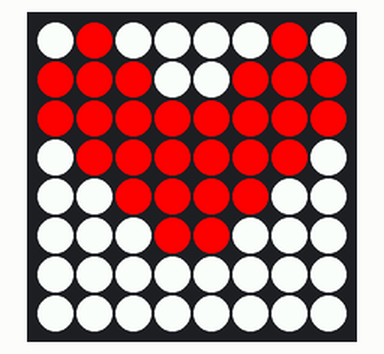
Bench run of a program on a simulated Raspberry Pi (BCM pin numbers) with a Sense HAT. On the bench: the Sense HAT's 8×8 RGB LED matrix. Random numbers come from a fixed seed.

Above: at 0.1 s.
At 14.1 s:
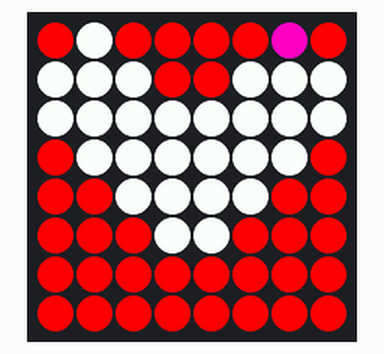
At 24.2 s:
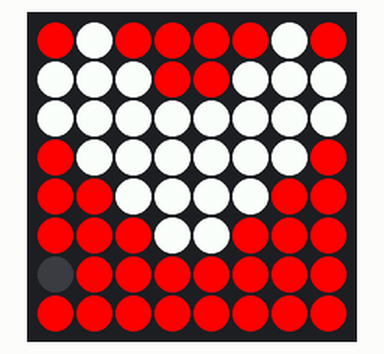
At 29.2 s:
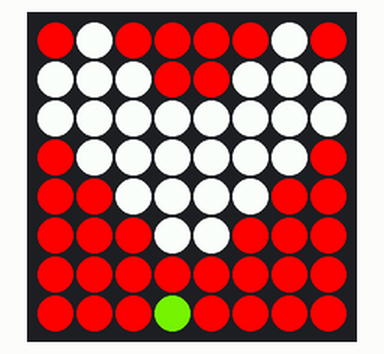
At 34.2 s:
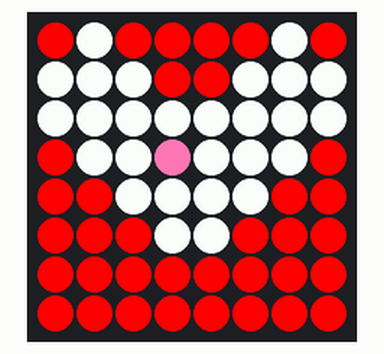
At 39.2 s:
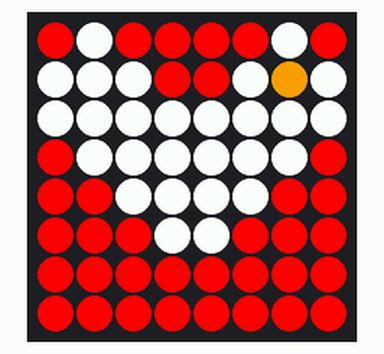

Measured:
- what the display in image 1 shows lasts 1.0 s, from 14.1 s to 15.1 s

The program:

heart.py
```python
from sense_hat import SenseHat
import time
from time import sleep
from random import randint

sense = SenseHat()


text_color = (255, 255, 255)
bg_color = (0, 0, 0)
white = (255,255,255)
red = (255,0,0)

heart = [
    0,1,0,0,0,0,1,0,
    1,1,1,0,0,1,1,1,
    1,1,1,1,1,1,1,1,
    0,1,1,1,1,1,1,0,
    0,0,1,1,1,1,0,0,
    0,0,0,1,1,0,0,0,
    0,0,0,0,0,0,0,0,
    0,0,0,0,0,0,0,0,
]

try:

    while True:

        for y in range(8):
            for x in range (8):
                pixel_index = y * 8 + x
                if heart[pixel_index] == 1:
                    sense.set_pixel(x,y,red)
                else:
                    sense.set_pixel(x,y,white)
        time.sleep(2)

        for y in range(8):
            for x in range (8):
                pixel_index = y * 8 + x
                if heart[pixel_index] == 1:
                    sense.set_pixel(x,y,white)
                else:
                    sense.set_pixel(x,y,red)
        time.sleep(2)

        num1 = randint(0,255)
        num2 = randint(0,255)
        num3 = randint(0,255)
        color = (num1,num2,num3)
        space1 = randint(0,7)
        space2 = randint(0,7)

        sense.set_pixel(space1,space2,color)
        sleep(1)

except KeyboardInterrupt:
    sense.clear()

print("Script Terminated")
```
